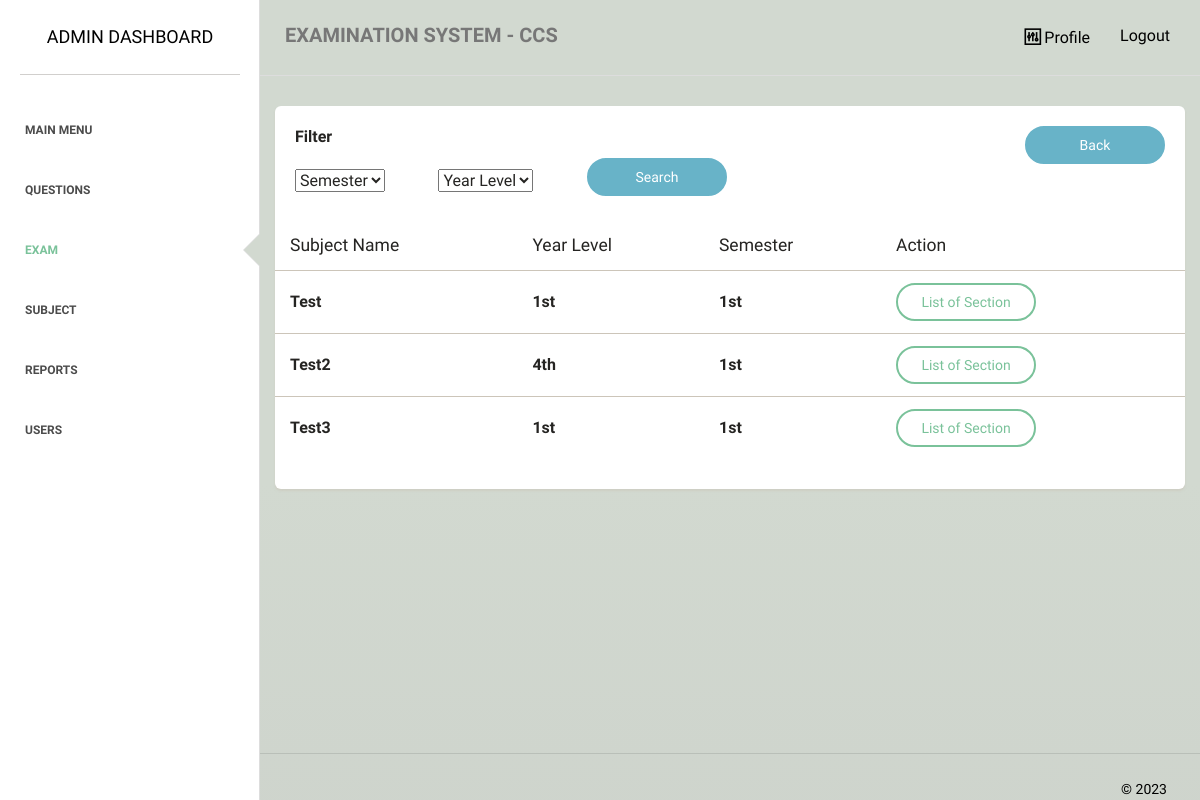
Page /admin/exams/list.php on the earlier database version.
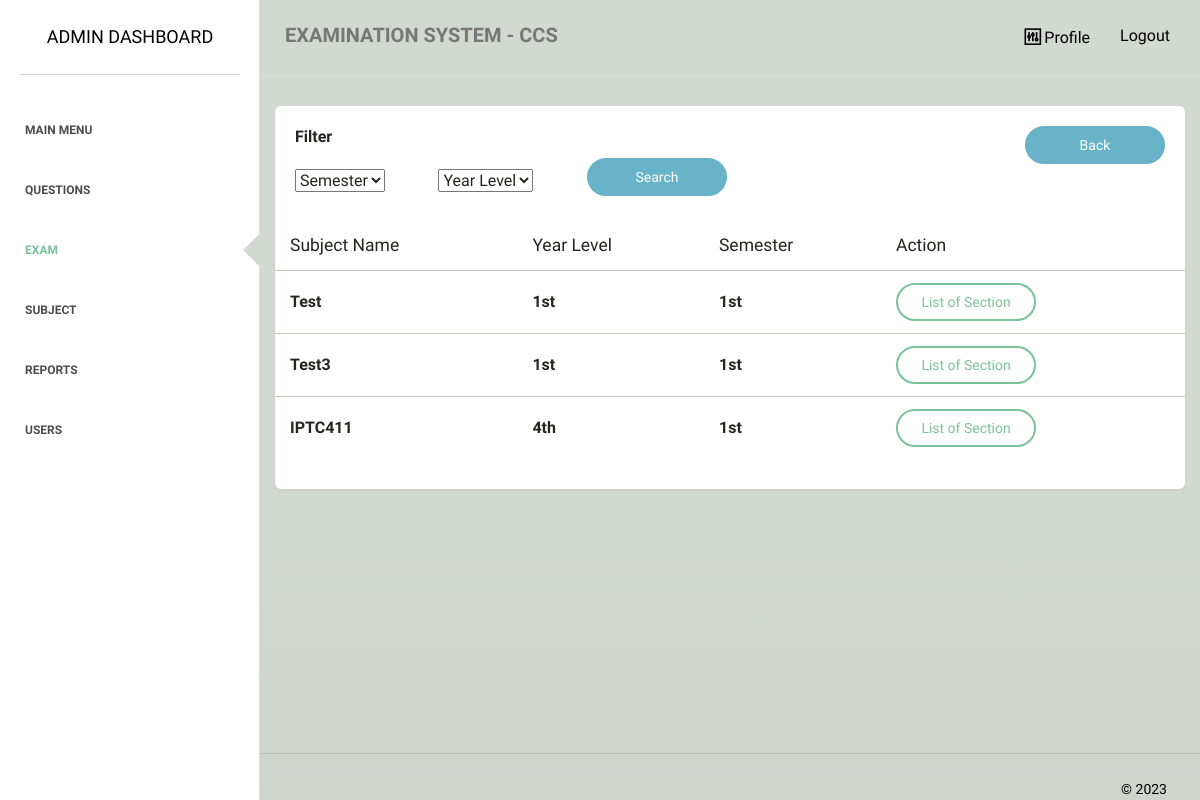
Same page on the later database version.
### tables this page shows
CREATE TABLE `subject` (
  `subject_id` int(255) NOT NULL,
  `subject_name` varchar(255) NOT NULL,
  `num_of_student` varchar(255) NOT NULL,
  `rnd_id` varchar(255) NOT NULL,
  `list_of_student` varchar(2000) NOT NULL,
  `semester` varchar(5) NOT NULL,
  `yearlevel` varchar(5) NOT NULL
);

### admin/exams/list.php (the view, shortened to what the changed rows need)
<?php
require_once "../../dbconnect.php";
$search1 = $_GET['search1'] ?? '';
$search2 = $_GET['search2'] ?? '';
if ($search1 && $search2) {
    $statement = $pdo->prepare('SELECT s.*, (select count(*) from enrolled_student e where e.subject_id = s.rnd_id) as number_of_stud,
    (select count(*) from prof_subjects p where p.subject_id = s.rnd_id) as number_of_prof FROM subject s WHERE semester like :semester and yearlevel like :yearlevel');
    $statement->bindValue(':semester', "%$search1%");
    $statement->bindValue(':yearlevel', "%$search2%");
} else {
    $statement = $pdo->prepare('SELECT s.*, (select count(*) from enrolled_student e where e.subject_id = s.rnd_id) as number_of_stud,
    (select count(*) from prof_subjects p where p.subject_id = s.rnd_id) as number_of_prof FROM subject s');
}
$statement->execute();
$procdata = $statement->fetchAll(PDO::FETCH_ASSOC);
?>
<!doctype html>
<html lang="en">
<head>
    <link href="../../assets/css/main.css" rel="stylesheet" />
    <link href="../../assets/css/animate.css" rel="stylesheet"/>
    <link href="../../assets/css/paper-dashboard.css" rel="stylesheet"/>
    <link href="../../assets/css/demo.css" rel="stylesheet" />
    <link href="http://maxcdn.bootstrapcdn.com/font-awesome/latest/css/font-awesome.min.css" rel="stylesheet">
    <link href="../../assets/css/themify-icons.css" rel="stylesheet">
</head>
<body>
<div class="wrapper">
    <div class="main-panel">
        <div class="content">
            <div class="container-fluid">
                <div class="row">
                    <div class="">
                        <div class="card ">
                            <div class="content table-responsive table-full-width">
                                <table class="table">
                                    <thead>
                                    	<th>Subject Name</th>
                                    	<th>Year Level</th>
                                    	<th>Semester</th>
                                    	<th>Action</th>
                                    </thead>
                                    <tbody>
                                        <?php foreach ($procdata as $i => $item): ?>
                                        <tr>
                                        	<td style="font-size:medium;"><b><?php echo $item['subject_name']; ?></b></td>
                                        	<td style="font-size:medium;"><b><?php echo $item['yearlevel']; ?></b></td>
                                        	<td style="font-size:medium;"><b><?php echo $item['semester']; ?></b></td>
                                            <td style="text-align:left;">
                                                <a href="section.php?id=<?php echo $item['rnd_id']; ?>" class="btn btn-success btn-wd">List of Section</a>
                                            </td>
                                        </tr>
                                        <?php endforeach;?>
                                    </tbody>
                                </table>
                            </div>
                        </div>
                    </div>
                </div>
            </div>
        </div>
    </div>
</div>
</body>
</html>

Differences in the rows shown:
removed subject: subject_name "Test2", yearlevel "4th", semester "1st"
added subject: subject_name "IPTC411", yearlevel "4th", semester "1st"
